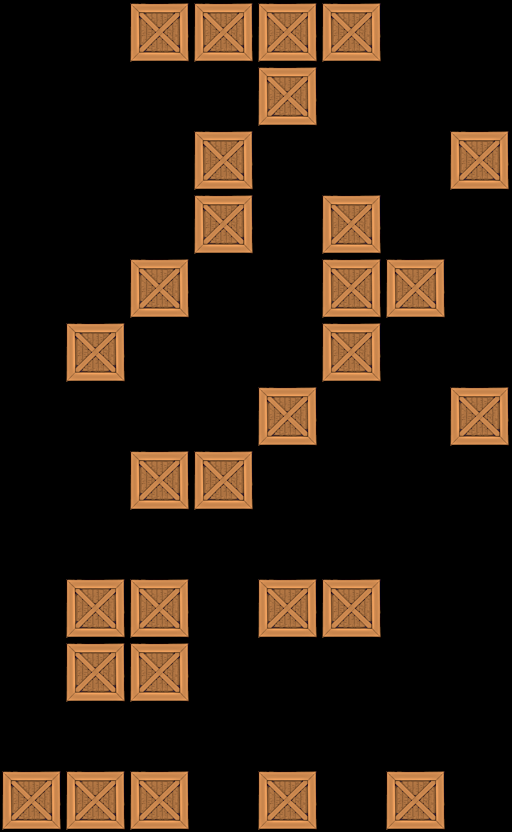

A level layout from a 2D game, rendered from its tile map. Below: a short description, then the map file with tile-grid data replaced by summaries:
An orthogonal 8x13 tile map with 64x64 px tiles, 1 tile layer (Tile Layer 1).

<map version="1.0" orientation="orthogonal" width="8" height="13" tilewidth="64" tileheight="64">
 <tileset firstgid="1" name="crate" tilewidth="64" tileheight="64">
  <image source="../../crate5.png" width="64" height="64" />
 </tileset>
 <layer name="Tile Layer 1" width="8" height="13">
  <data>[104 cells, 29 non-empty, 1 distinct tile ids]</data>
 </layer>
</map>
